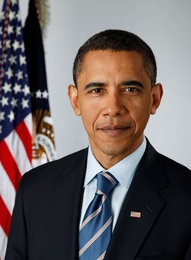
%> input picture Sources/Matlab/Images_Test/o1.jpg, 191 x 260 px, shrunk from 500 x 681 before the run
$ octave --eval "result = ContrastEnhancement('../Images_Test/o1.jpg');"   (GNU Octave 9; MATLAB toolbox functions it lacks are replaced by stand-ins)
%> lines starting %> are read from the running program, lines starting %| are printed output that depends on the picture; in (x1, y1, x2, y2) boxes, pixels count from 0 and x2, y2 are one past the last pixel; in counts of white or black regions, pixels touching at a corner belong together; the program's own positions count from 1
% Contrast enhancement function derived from the paper
% "Contrast and Color Enhancement"
% by Mark DeNies, DeNies Video Software. 2012
%
% Copyright (C) 2012 Mark DeNies.
%
% Permission is granted to use this software subject to the condition
% that the author is acknowledged in the derived work and its
% documentation.

function [outImg] = ContrastEnhancement(fname)
%> called with fname = '../Images_Test/o1.jpg'

    Img = imread(fname);
%> Img is the input picture: size 260x191x3 uint8; mean R, G, B 107.4, 98.1, 98.4
    HSV = rgb2hsv(Img);
%> HSV: size 260x191x3 double; mean H, S, V 0.485, 0.333, 0.459
    % amplify the intensity
    V = HSV(:,:,3);
    V = powerLaw(V);
%> in powerLaw, `maxVal = max(I(:));`: maxVal = 1
%> in powerLaw, `iAvg = mean(I(:));`: iAvg = 0.459
%> in powerLaw, `power = max(0.6667, min(1.5,(iAvg / (maxVal/2))^2));`: power = 0.844
    [maxVal vOut] = enhance(3.0, V, max(V(:)), 4);
%> in enhance, `Range = maxVal / maxStretch;`: Range = 0.25
%> the loop in enhance, `for i=1:128` made 128 passes
%> (sVal, nH) on passes 1 to 12: (0.00781, 1), (0.0156, 1), (0.0234, 2), (0.0312, 8), (0.0391, 9), (0.0469, 8), (0.0547, 6), (0.0625, 5), (0.0703, 10), (0.0781, 9), (0.0859, 17), (0.0938, 22)
%> pass 1, in enhance, `B = Img > sVal;`:
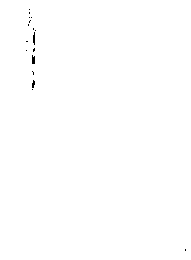
%> B: size 260x191 logical; 99.8% white; black in thin lines or dots, all inside (x1, y1, x2, y2) = (26, 9, 186, 251)
%> in enhance, `maxV = max(outImg(:));`: maxV = 2.93
%> maxVal = 2.93
    V = maxVal - vOut;
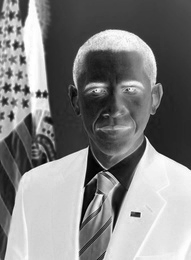
%> V: size 260x191 double; min 0, max 2.93, mean 1.5; drawn with min black and max white
    V = powerLaw(V);
    [maxVal vOut] = enhance(3.0, V, maxVal, 4);
%> the loop in enhance (call 2), `for i=1:128` made 128 passes
%> (sVal, nH) on passes 1 to 12: (0.0229, 1), (0.0458, 1), (0.0687, 1), (0.0916, 4), (0.114, 2), (0.137, 2), (0.16, 2), (0.183, 3), (0.206, 5), (0.229, 5), (0.252, 2), (0.275, 5)
%> maxVal = 8.59
    V = maxVal - vOut;
    HSV(:,:,3) = V ./ maxVal; %put the modified intensity back
%> HSV: size 260x191x3 double; mean H, S, V 0.485, 0.333, 0.511
    % amplify the saturation
    S = HSV(:,:,2);
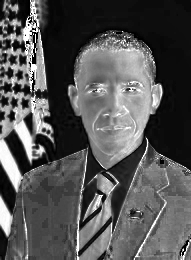
%> S: size 260x191 double; min 0, max 1, mean 0.333
    [maxVal sOut] = enhance(2.0, S, max(S(:)), 8);
%> call 3 of enhance, with delta = 2, maxVal = 1, maxStretch = 8
%> in enhance (call 3), `Range = maxVal / maxStretch;`: Range = 0.125
%> the loop in enhance (call 3), `for i=1:128` made 128 passes
%> (sVal, nH) on passes 1 to 12: (0.00781, 1), (0.0156, 2), (0.0234, 2), (0.0312, 7), (0.0391, 10), (0.0469, 33), (0.0547, 49), (0.0625, 60), (0.0703, 43), (0.0781, 24), (0.0859, 14), (0.0938, 8)
%> after the loop in enhance (call 3), `for i=1:128`:
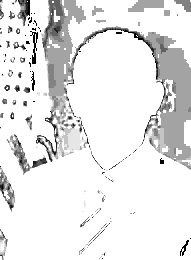
%> DeltaH: size 260x191 double; min 1, max 2, mean 1.91; drawn with min black and max white
%> in enhance (call 3), `maxV = max(outImg(:));`: maxV = 1.97
%> maxVal = 1.97
    S = maxVal - sOut;
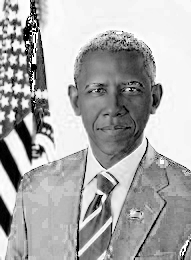
%> S: size 260x191 double; min 0, max 1.97, mean 1.33; drawn with min black and max white
    [maxVal sOut] = enhance(2.0, S, maxVal, 8);
%> call 4 of enhance, with delta = 2, maxVal = 1.97, maxStretch = 8
%> in enhance (call 4), `Range = maxVal / maxStretch;`: Range = 0.246
%> the loop in enhance (call 4), `for i=1:128` made 128 passes
%> (sVal, nH) on passes 1 to 12: (0.0154, 4), (0.0307, 4), (0.0461, 11), (0.0614, 17), (0.0768, 7), (0.0921, 5), (0.107, 4), (0.123, 4), (0.138, 3), (0.154, 3), (0.169, 3), (0.184, 3)
%> pass 1, in enhance (call 4), `[H nH] = bwlabel(B,8);`:
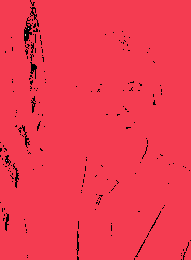
%> H: size 260x191 double; 5 distinct labels, from 0 to 4; one colour per label, 0 black
%> after the loop in enhance (call 4), `for i=1:128`:
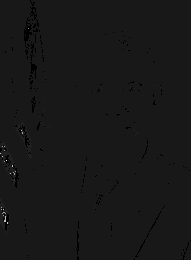
%> DeltaApply: size 260x191 double; min 0, max 1, mean 0.0955
%> in enhance (call 4), `maxV = max(outImg(:));`: maxV = 3.86
%> maxVal = 3.86
    S = maxVal - sOut;
    HSV(:,:,2) = S ./ maxVal; % put the modified saturation back
%> HSV: size 260x191x3 double; mean H, S, V 0.485, 0.327, 0.511

    % reconstruct the RGB image
    outImg = hsv2rgb(HSV);
%> outImg: size 260x191x3 double
end

function [oImg] = powerLaw(I)
    maxVal = max(I(:));
    iAvg = mean(I(:));
    power = max(0.6667, min(1.5,(iAvg / (maxVal/2))^2));
    oImg = maxVal * (I./maxVal).^power;
end

function [maxV outImg] = enhance(delta, Img, maxVal, maxStretch)
    outImg = Img;
    [h,w] = size(Img);
    DeltaH = ones(h,w);
    DeltaApply = zeros(h,w);
    Range = maxVal / maxStretch;
    for i=1:128
        sVal = (maxVal*i) / 128; % calculate current threshold
        B = Img > sVal; % Set B = true for all pixels > sVal
        [H nH] = bwlabel(B,8); % Set H = hills, labeled 1:nH
        for j=1:nH
            HList = find(H == j); % fetch current Hill
            pMax = max(Img(HList)); % find it's maximum value
            DeltaMax = min(delta, Range/(pMax - sVal)); % limit the stretching
            % set List = those pixels which can be stretched more: those
            % whose deltaH < delta. Set DeltaApply = the amount to stretch
            % each of them: the remaining delta, or DeltaMax.
            L = HList(find(DeltaH(HList) < delta));
            if ~isempty(L)
                DeltaApply(L) = min(DeltaMax, delta-DeltaH(L));
                outImg(L) = outImg(L) + DeltaApply(L) .* (Img(L) - sVal);
                DeltaH(L) = DeltaH(L) + DeltaApply(L);
            end;
        end;
    end;
    maxV = max(outImg(:));
end
